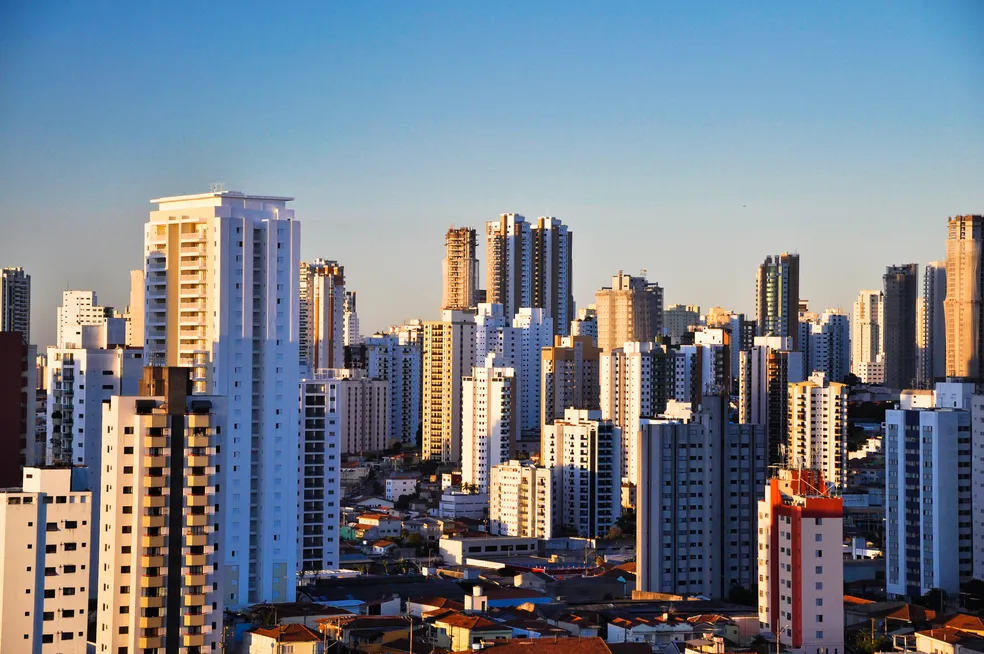
#> input picture Seminario/OpenCv/imgs/exemplo.jpeg, 984 x 654 px
$ python 'modificação.py'
#> lines starting #> are read from the running program, lines starting #| are printed output that depends on the picture; after the words box and inside, x2 and y2 are one past the last pixel; in counts of white or black regions, pixels touching at a corner belong together
import cv2
import numpy as np
import matplotlib.pyplot as plt

# Carregar a imagem
image_path = 'imgs/exemplo.jpeg'
image = cv2.imread(image_path, cv2.IMREAD_COLOR)
#> image is the input picture: shape (654, 984, 3); mean B, G, R 137.5, 126.7, 118.6

# Verificar se a imagem foi carregada corretamente
if image is None:
    raise Exception("Não foi possível carregar a imagem. Verifique o caminho do arquivo.")

# Aplicar filtro de desfoque (blur) na imagem
blurred_image = cv2.GaussianBlur(image, (15, 15), 0)
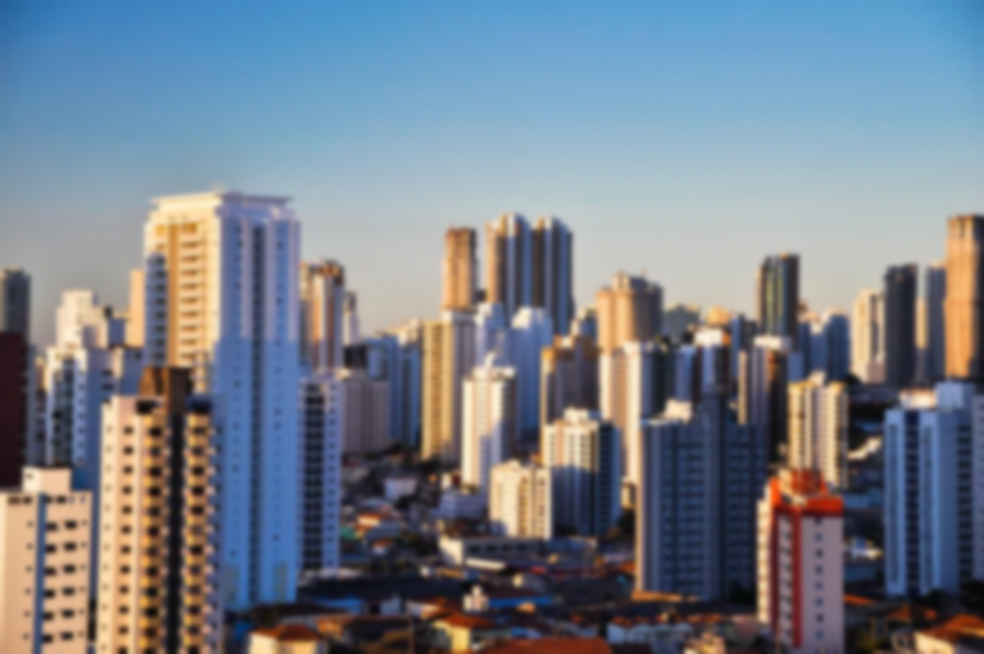
#> blurred_image: shape (654, 984, 3); mean B, G, R 137.5, 126.7, 118.6

# Converter a imagem original e a imagem desfocada para escala de cinza
gray_image = cv2.cvtColor(image, cv2.COLOR_BGR2GRAY)
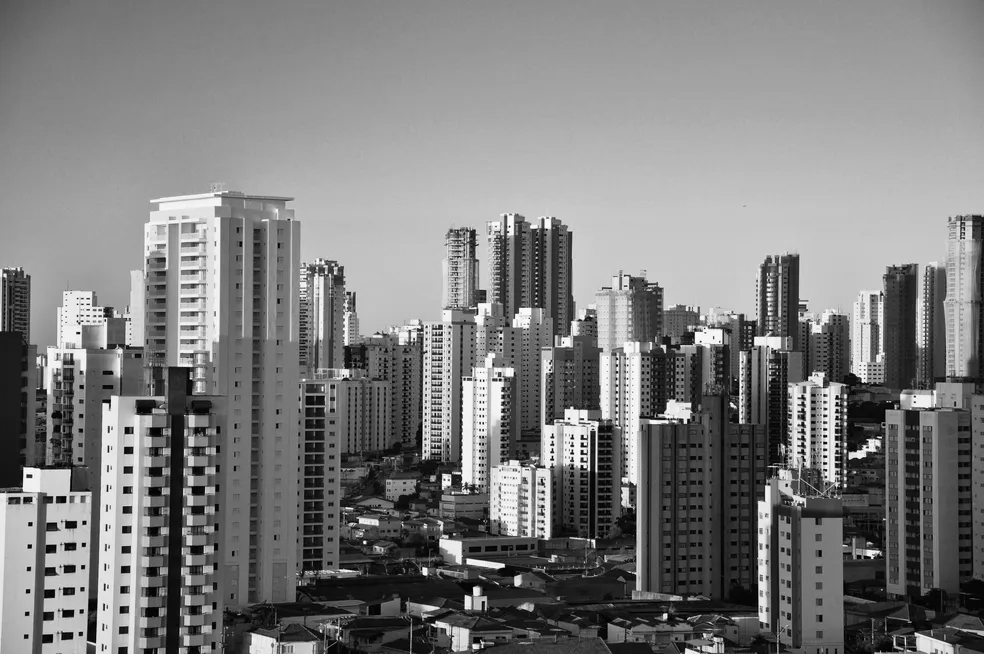
#> gray_image: shape (654, 984); min 0, max 255, mean 125.5
gray_blurred_image = cv2.cvtColor(blurred_image, cv2.COLOR_BGR2GRAY)
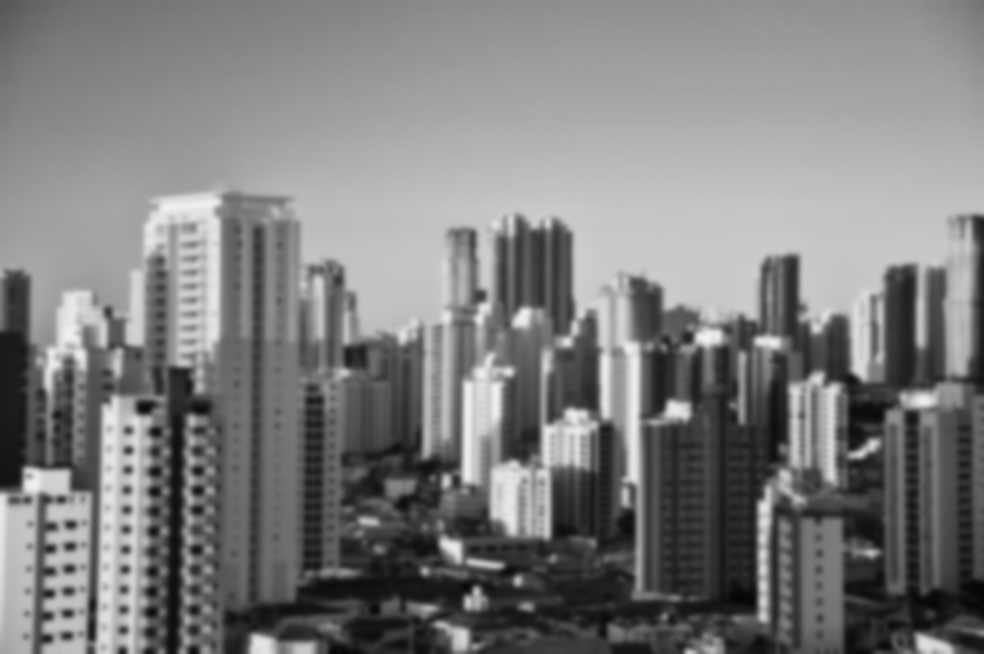
#> gray_blurred_image: shape (654, 984); min 6, max 242, mean 125.5

# Detectar bordas usando o algoritmo Canny
edges = cv2.Canny(gray_blurred_image, 50, 150)
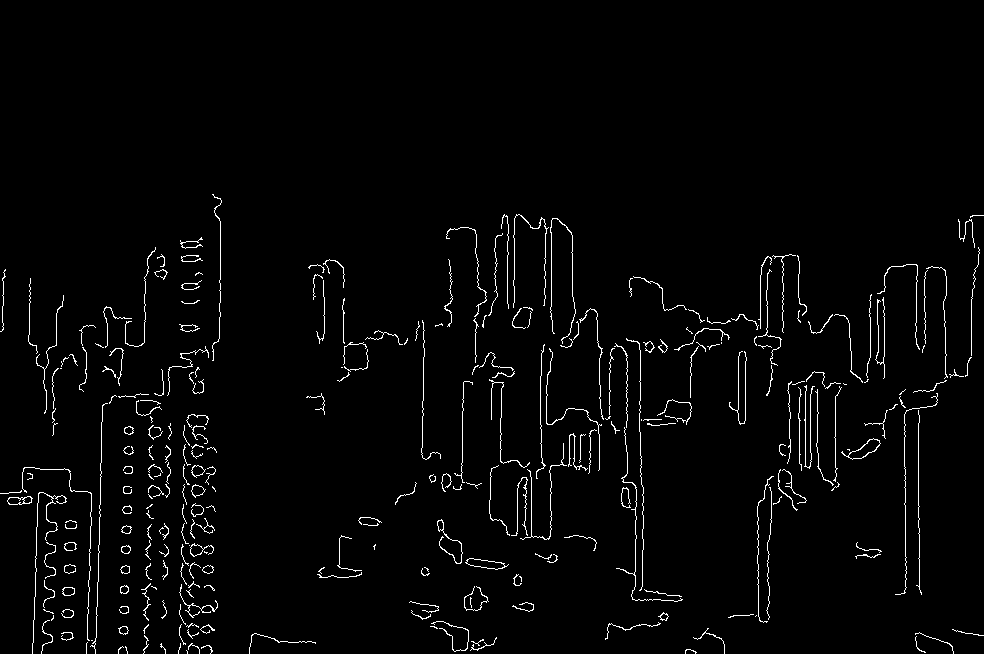
#> edges: shape (654, 984); 2.3% white in thin lines or dots, all inside (x1, y1, x2, y2) = (0, 194, 984, 654)

# Exibir as imagens usando matplotlib
plt.figure(figsize=(10, 8))

plt.subplot(1, 3, 1)
plt.title('Imagem Original')
plt.imshow(cv2.cvtColor(image, cv2.COLOR_BGR2RGB))
plt.axis('off')

plt.subplot(1, 3, 2)
plt.title('Imagem Desfocada')
plt.imshow(cv2.cvtColor(blurred_image, cv2.COLOR_BGR2RGB))
plt.axis('off')

plt.subplot(1, 3, 3)
plt.title('Detecção de Bordas')
plt.imshow(edges, cmap='gray')
plt.axis('off')

plt.show()
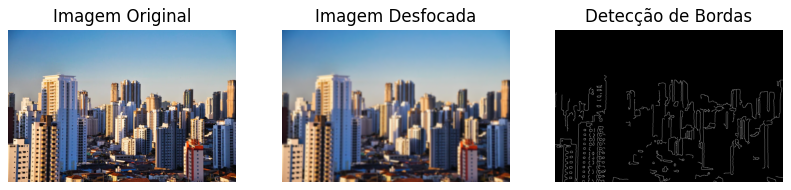
#> figure drawn by matplotlib, 3 panels
